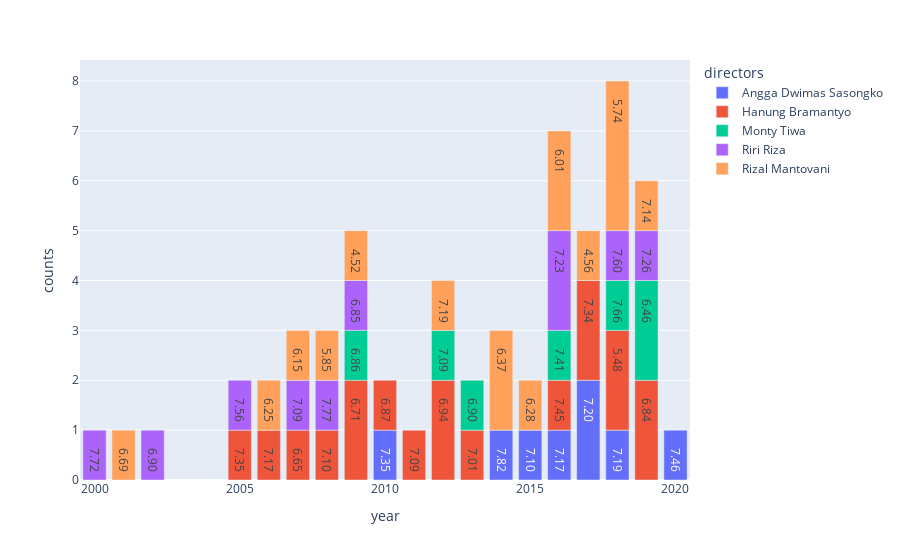

Source (notebook cell):
### Code cell
df_g                = df_n.groupby(['directors','year']).size().reset_index()
df_g['w_rating']    = df_n.groupby(['directors','year'])['w_rating'].mean().reset_index()['w_rating']
df_g.columns = ['directors','year', 'counts', 'w_rating']

fig = px.bar(df_g,
            x = 'year',
            y = 'counts',
            color= 'directors',
            text = df_g['w_rating'].apply(lambda x: '{0:9.2f}'.format(x)))
fig.show()

### Figure 1 — Plotly figure (JSON) as saved in the notebook; plotly's stock layout.template omitted (floating-point values rounded to 4 significant figures)
{"data": [{"alignmentgroup": "True", "hovertemplate": "directors=Angga Dwimas Sasongko<br>year=%{x}<br>counts=%{y}<br>text=%{text}<extra></extra>", "legendgroup": "Angga Dwimas Sasongko", "marker": {"color": "#636efa", "pattern": {"shape": ""}}, "name": "Angga Dwimas Sasongko", "offsetgroup": "Angga Dwimas Sasongko", "orientation": "v", "showlegend": true, "text": ["     7.35", "     7.82", "     7.10", "     7.17", "     7.20", "     7.19", "     7.46"], "textposition": "auto", "type": "bar", "x": [2010, 2014, 2015, 2016, 2017, 2018, 2020], "xaxis": "x", "y": [1, 1, 1, 1, 2, 1, 1], "yaxis": "y"}, {"alignmentgroup": "True", "hovertemplate": "directors=Hanung Bramantyo<br>year=%{x}<br>counts=%{y}<br>text=%{text}<extra></extra>", "legendgroup": "Hanung Bramantyo", "marker": {"color": "#EF553B", "pattern": {"shape": ""}}, "name": "Hanung Bramantyo", "offsetgroup": "Hanung Bramantyo", "orientation": "v", "showlegend": true, "text": ["     7.35", "     7.17", "     6.65", "     7.10", "     6.71", "     6.87", "     7.09", "     6.94", "     7.01", "     7.45", "     7.34", "     5.48", "     6.84"], "textposition": "auto", "type": "bar", "x": [2005, 2006, 2007, 2008, 2009, 2010, 2011, 2012, 2013, 2016, 2017, 2018, 2019], "xaxis": "x", "y": [1, 1, 1, 1, 2, 1, 1, 2, 1, 1, 2, 2, 2], "yaxis": "y"}, {"alignmentgroup": "True", "hovertemplate": "directors=Monty Tiwa<br>year=%{x}<br>counts=%{y}<br>text=%{text}<extra></extra>", "legendgroup": "Monty Tiwa", "marker": {"color": "#00cc96", "pattern": {"shape": ""}}, "name": "Monty Tiwa", "offsetgroup": "Monty Tiwa", "orientation": "v", "showlegend": true, "text": ["     6.86", "     7.09", "     6.90", "     7.41", "     7.66", "     6.46"], "textposition": "auto", "type": "bar", "x": [2009, 2012, 2013, 2016, 2018, 2019], "xaxis": "x", "y": [1, 1, 1, 1, 1, 2], "yaxis": "y"}, {"alignmentgroup": "True", "hovertemplate": "directors=Riri Riza<br>year=%{x}<br>counts=%{y}<br>text=%{text}<extra></extra>", "legendgroup": "Riri Riza", "marker": {"color": "#ab63fa", "pattern": {"shape": ""}}, "name": "Riri Riza", "offsetgroup": "Riri Riza", "orientation": "v", "showlegend": true, "text": ["     7.72", "     6.90", "     7.56", "     7.09", "     7.77", "     6.85", "     7.23", "     7.60", "     7.26"], "textposition": "auto", "type": "bar", "x": [2000, 2002, 2005, 2007, 2008, 2009, 2016, 2018, 2019], "xaxis": "x", "y": [1, 1, 1, 1, 1, 1, 2, 1, 1], "yaxis": "y"}, {"alignmentgroup": "True", "hovertemplate": "directors=Rizal Mantovani<br>year=%{x}<br>counts=%{y}<br>text=%{text}<extra></extra>", "legendgroup": "Rizal Mantovani", "marker": {"color": "#FFA15A", "pattern": {"shape": ""}}, "name": "Rizal Mantovani", "offsetgroup": "Rizal Mantovani", "orientation": "v", "showlegend": true, "text": ["     6.69", "     6.25", "     6.15", "     5.85", "     4.52", "     7.19", "     6.37", "     6.28", "     6.01", "     4.56", "     5.74", "     7.14"], "textposition": "auto", "type": "bar", "x": [2001, 2006, 2007, 2008, 2009, 2012, 2014, 2015, 2016, 2017, 2018, 2019], "xaxis": "x", "y": [1, 1, 1, 1, 1, 1, 2, 1, 2, 1, 3, 1], "yaxis": "y"}], "layout": {"barmode": "relative", "legend": {"title": {"text": "directors"}, "tracegroupgap": 0}, "margin": {"t": 60}, "xaxis": {"anchor": "y", "domain": [0, 1], "title": {"text": "year"}}, "yaxis": {"anchor": "x", "domain": [0, 1], "title": {"text": "counts"}}}}
